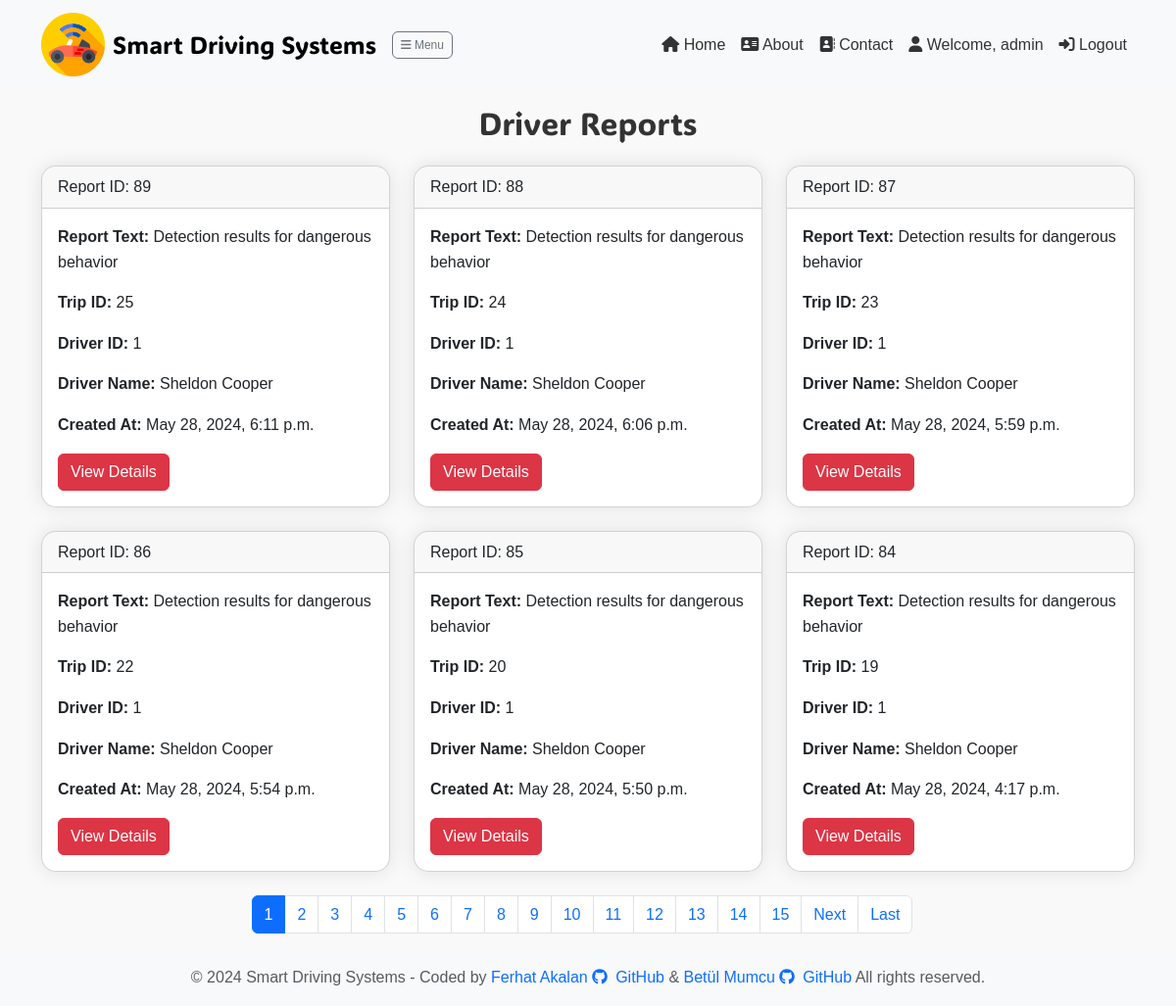
The app's page /report/driverid-reports/1/ (signed in) with its own data.
### report/models.py (models this page shows, shortened)
class Reports(models.Model):
    user = models.ForeignKey(User, on_delete=models.CASCADE)
    driver = models.ForeignKey(Driver, on_delete=models.CASCADE)
    trip = models.ForeignKey(Trips, on_delete=models.CASCADE)
    report_text = models.TextField()
    car_inside_report_path = models.TextField()
    car_outside_report_path = models.TextField()
    car_data_report_path = models.TextField()
    created_at = models.DateTimeField(default=timezone.now)
    total_frames_inside = models.IntegerField() #Toplam araç içi tespit edilen davranış sayısı
    total_frames_outside = models.IntegerField() #Toplam araç dışı tespit edilen davranış sayısı

class Trips(models.Model):
    driver = models.ForeignKey(Driver, on_delete=models.CASCADE)
    start_time = models.DateTimeField(null=True, blank=True)
    end_time = models.DateTimeField(null=True, blank=True)
    car_inside_file_path = models.TextField(null=True, blank=True)
    car_outside_file_path = models.TextField(null=True, blank=True)
    car_data_file_path = models.TextField(null=True, blank=True)

class Driver(models.Model):
    user = models.ForeignKey(User, on_delete=models.CASCADE)
    driver_name = models.CharField(max_length=100)
    driver_surname = models.CharField(max_length=100)
    driver_licence = models.CharField(max_length=50, unique=True)
    driver_photo = models.ImageField(upload_to='driver_photos/', null=True, blank=True,
                                     help_text="Maximum 2MB and allowed formats: JPG, JPEG, PNG")
    created_at = models.DateTimeField(default=timezone.now)
    birth_date = models.DateField(null=True, blank=True)
    contact_number = models.CharField(max_length=20, null=True, blank=True)
    driver_email = models.EmailField(null=True, blank=True)

### report/views.py (the view)
# urls.py: path('driverid-reports/<int:driver_id>/', views.driver_reports, name='driver_reports_driver_id'),
@login_required
def driver_reports(request, driver_id=None):
    if driver_id:
        driver = get_object_or_404(Driver, pk=driver_id)
        report_list = Reports.objects.filter(trip__driver=driver)
    else:
        report_list = Reports.objects.filter(trip__driver__user=request.user)
    report_list = report_list.order_by('-created_at')
    paginator = Paginator(report_list, 6)  # Sayfa başına 6 rapor
    page = request.GET.get('page')
    try:
        reports = paginator.page(page)
    except PageNotAnInteger:
        reports = paginator.page(1)
    except EmptyPage:
        reports = paginator.page(paginator.num_pages)
    return render(request, 'driver-reports.html', {'reports': reports})

### report/templates/driver-reports.html (shortened to what this page needs)
{% extends 'layout.html' %} {% block content %} {% load static %}
<div class="container">
  <h2 class="animated-title text-center mb-4" style="font-family: fasterOne, sans-serif;">Driver Reports</h2>
  <div class="row">
    {% if reports %}
      {% for report in reports %}
        <div class="col-md-4">
          <div class="card mb-4">
            <div class="card-header">Report ID: {{ report.id }}</div>
            <div class="card-body">
              <p class="card-text"><strong>Report Text: </strong>{{ report.report_text }}</p>
              <p class="card-text"><strong>Trip ID: </strong> {{ report.trip.id }}</p>
              <p class="card-text"><strong>Driver ID: </strong> {{ report.driver.id }}</p>
              <p class="card-text"><strong>Driver Name: </strong> {{ report.driver.driver_name }} {{ report.driver.driver_surname }}</p>
              <p class="card-text"><strong>Created At: </strong> {{ report.created_at }}</p>
              <a href="{% url 'report_details' report.id  %}" class="btn btn-danger">View Details</a>
            </div>
          </div>
        </div>
      {% endfor %}
    <ul class="pagination justify-content-center">
      {% for num in reports.paginator.page_range %}
        {% if reports.number == num %}
        <li class="page-item active">
          <span class="page-link">{{ num }}</span>
        </li>
        {% else %}
            <li class="page-item">
              <a class="page-link" href="?page={{ num }}">{{ num }}</a>
            </li>
        {% endif %}
      {% endfor %}
      {% if reports.has_next %}
      <li class="page-item">
        <a class="page-link" href="?page={{ reports.next_page_number }}"
          >Next</a
        >
      </li>
      <li class="page-item">
        <a class="page-link" href="?page={{ reports.paginator.num_pages }}"
          >Last</a
        >
      </li>
      {% endif %}
    </ul>
    {% else %}
    <div class="col animated-title alert alert-info" role="alert">
      No reports available.
    </div>
    {% endif %}
  </div>
</div>
{% endblock %}

### templates/partials/_navbar.html (shortened to what this page needs)
{% load static %}
<link rel="stylesheet" type="text/css" href="{% static 'css/style.css' %}" />
<nav class="navbar navbar-expand-lg navbar-light bg-light">
  <div class="container">
    <a class="navbar-brand d-flex align-items-center" href="/">
      <img src="{% static 'img/logo.png' %}" alt="Logo" width="65" />
      <span class="ms-2" style="font-family: 'FasterOne'; font-size: 1.55rem"
        >Smart Driving Systems</span
      >
    </a>
    {% if user.is_authenticated %}<button id="toggle-sidebar-btn" style="padding: 0.25rem 0.5rem; font-size: 0.75rem;" class="btn btn-outline-secondary"><i class="fas fa-bars"></i> Menu</button>{% endif %}
    <div class="collapse navbar-collapse" id="navbarNav">
      <ul class="navbar-nav ms-auto">
        <li class="nav-item">
          <a class="nav-link" href="/"><i class="fas fa-home"></i> Home</a>
        </li>
        <li class="nav-item">
          <a class="nav-link" href="{% url 'about' %}"
            ><i class="fas fa-address-card"></i> About</a
          >
        </li>
        <li class="nav-item">
          <a class="nav-link" href="{%url 'contact'%}"
            ><i class="fas fa-address-book"></i> Contact</a
          >
        </li>
        {% if user.is_authenticated %}
        <li class="nav-item">
          <a class="nav-link" href="{% url 'user_profile' %}"
            ><i class="fa-solid fa-user"></i> Welcome, {{ user.username }}</a
          >
        </li>
        <li class="nav-item">
          <a class="nav-link" href="{% url 'user_logout' %}"
            ><i class="fas fa-sign-in-alt"></i> Logout</a
          >
        </li>
        {% endif %}
      </ul>
    </div>
  </div>
</nav>

### static/css/style.css (style rules this page uses)
body { font-family: Arial, sans-serif; line-height: 1.6; background-color: #f9f9f9; color: #333; }

### templates/partials/_navbar.html (style rules this page uses)
.nav-link { color: #333 !important; }
#toggle-sidebar-btn { height: auto; font-size: 1rem; }

### report/templates/driver-reports.html (style rules this page uses)
.animated-title { animation: fadeInLeft 0.5s ease both; }
.col-md-4 { animation: fadeInLeft 0.5s ease both; }
.card { border-radius: 15px; box-shadow: 0 0 20px rgba(0, 0, 0, 0.1); transition: box-shadow 0.3s ease; overflow: hidden; margin-bottom: 2rem; }
.card { transition: transform 0.3s; }

### records on screen
Reports: id "89", report_text "Detection results for dangerous behavior", trip.id "25", driver.id "1", driver.driver_name "Sheldon", driver.driver_surname "Cooper", created_at "May 28, 2024, 6:11 p.m."
Reports: id "88", report_text "Detection results for dangerous behavior", trip.id "24", driver.id "1", driver.driver_name "Sheldon", driver.driver_surname "Cooper", created_at "May 28, 2024, 6:06 p.m."
Reports: id "87", report_text "Detection results for dangerous behavior", trip.id "23", driver.id "1", driver.driver_name "Sheldon", driver.driver_surname "Cooper", created_at "May 28, 2024, 5:59 p.m."
Reports: id "86", report_text "Detection results for dangerous behavior", trip.id "22", driver.id "1", driver.driver_name "Sheldon", driver.driver_surname "Cooper", created_at "May 28, 2024, 5:54 p.m."
Reports: id "85", report_text "Detection results for dangerous behavior", trip.id "20", driver.id "1", driver.driver_name "Sheldon", driver.driver_surname "Cooper", created_at "May 28, 2024, 5:50 p.m."
Reports: id "84", report_text "Detection results for dangerous behavior", trip.id "19", driver.id "1", driver.driver_name "Sheldon", driver.driver_surname "Cooper", created_at "May 28, 2024, 4:17 p.m."

### other values on screen
{{ user.username }} "admin"
{{ num }} "1"
{{ num }} "2" "3" "4" "5" "6" "7" "8" "9" "10" "11" "12" "13" "14" "15"
